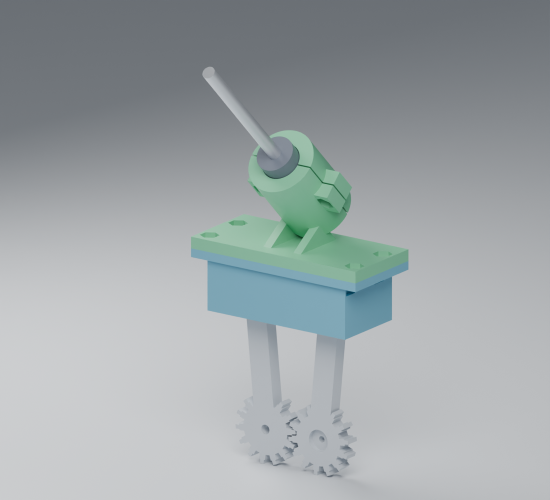
#> input picture toolhead_13mm/renders/assembly.png, 1100 x 1000 px (shown at 1/2 size)
$ python make_overview.py
#> lines starting #> are read from the running program, lines starting #| are printed output that depends on the picture
"""Compose the inspected CAD renders into a labeled review image."""
from pathlib import Path
from PIL import Image,ImageDraw,ImageFont
ROOT=Path(__file__).resolve().parent/'renders'
font=Path('C:/Windows/Fonts/segoeui.ttf');bold=Path('C:/Windows/Fonts/segoeuib.ttf')
canvas=Image.new('RGB',(1600,900),'#eef1f4');d=ImageDraw.Draw(canvas)
#> after `canvas = Image.new('RGB', (1600, 900), '#eef1f4')`:
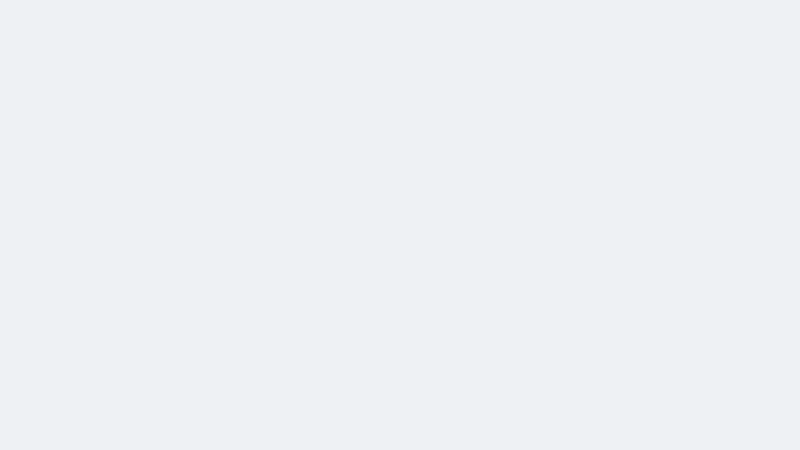
#> canvas: PIL image 1600x900 RGB (shown at 1/2 size); mean R, G, B 238, 241, 244
def text(x,y,s,size=24,strong=False):d.text((x,y),s,font=ImageFont.truetype(str(bold if strong else font),size),fill='#172735')
text(35,20,'13 mm angled toolhead',34,True)
text(35,68,'45° collar  •  40 mm usable cool handle  •  M3 fasteners',24)
for x,name in ((0,'assembly.png'),(800,'latch_open.png')):
    im=Image.open(ROOT/name).convert('RGB').resize((800,727),Image.Resampling.LANCZOS);canvas.paste(im,(x,115))
#> after `im = Image.open(ROOT / name).convert('RGB').resize((800, 727), Image.R`:
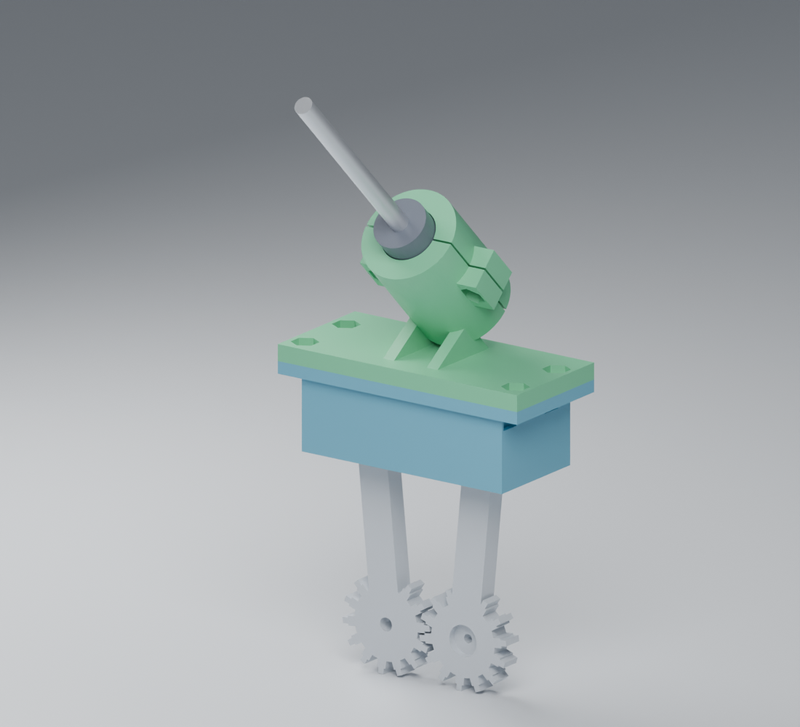
#> im: PIL image 800x727 RGB; mean R, G, B 158, 164.8, 167
#> after `canvas.paste(im, (x, 115))`:
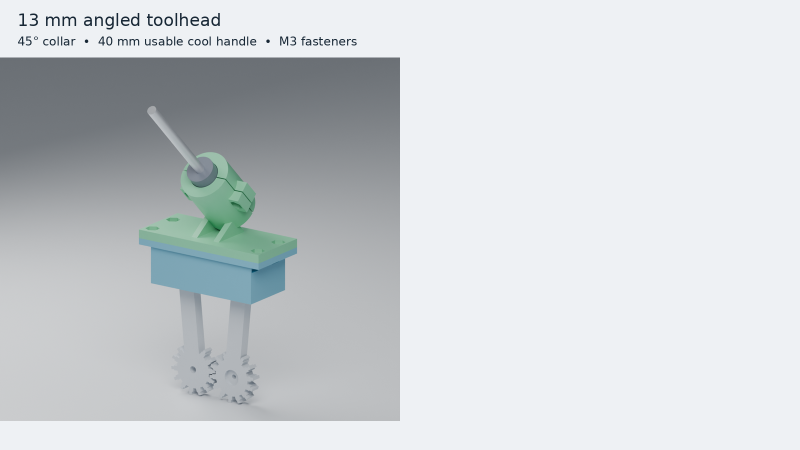
#> canvas: PIL image 1600x900 RGB (shown at 1/2 size); mean R, G, B 204.8, 209.4, 212.1
#> pass 2 of the loop `for x,name in ((0,'assembly.png'),(800,'latch_open.png')):`:
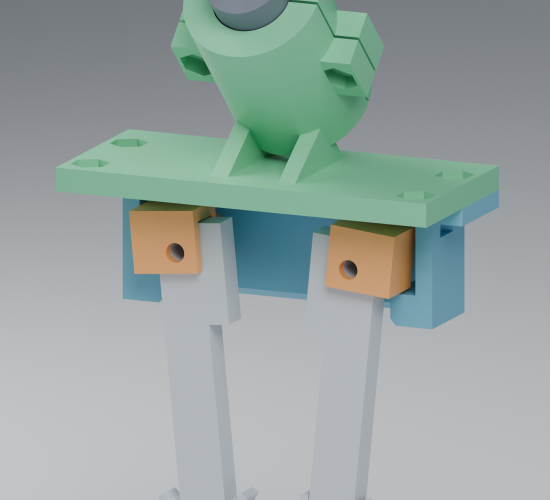
#> input picture toolhead_13mm/renders/latch_open.png, 1100 x 1000 px (shown at 1/2 size)
#> `im = Image.open(ROOT / name).convert('RGB').resize((800, 727), Image.R`:
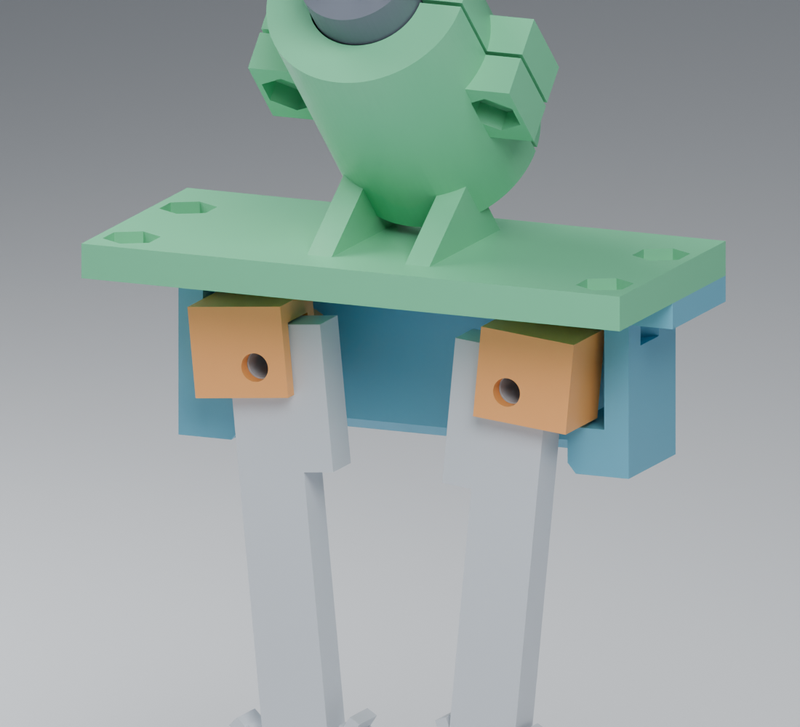
#> im: PIL image 800x727 RGB; mean R, G, B 151.8, 163.9, 160.6
#> `canvas.paste(im, (x, 115))`:
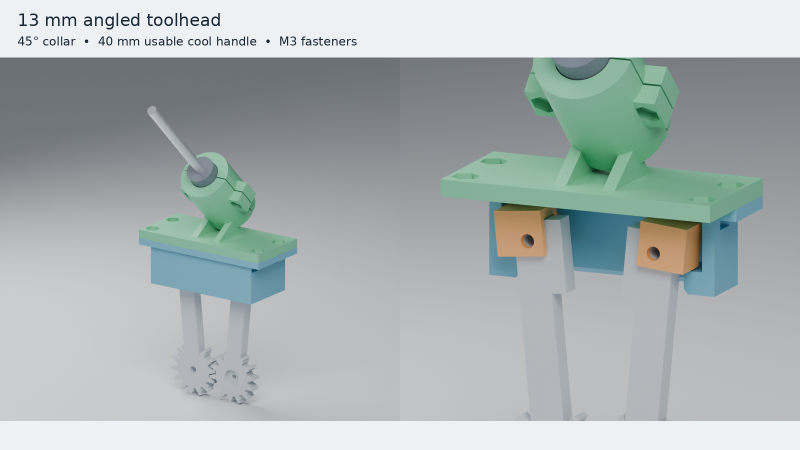
#> canvas: PIL image 1600x900 RGB (shown at 1/2 size); mean R, G, B 170, 178.3, 178.4
d.rectangle((0,800,1600,900),fill='#eef1f4')
text(30,810,'Assembly — 30 mm split collar',24,True)
text(820,810,'Cutaway — jaws opened 5.5° behind lip',24,True)
text(30,852,'Cold-fit CAD prototype. Load capacity, print fit and heated operation remain unverified.',22)
canvas.save(ROOT/'overview.png')
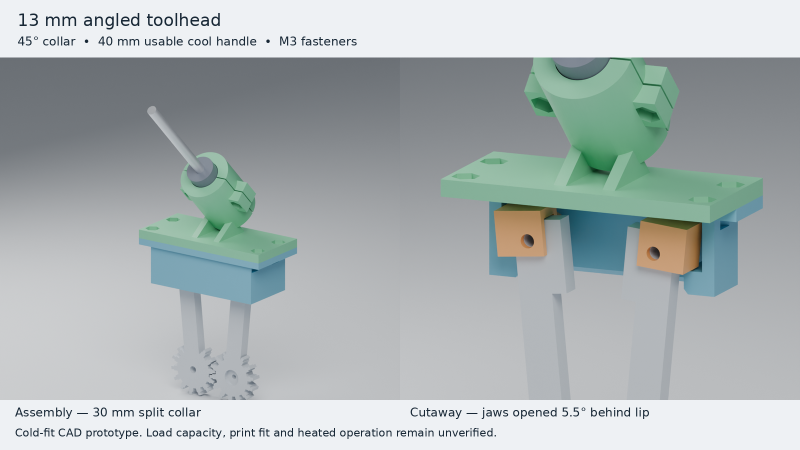
#> saved as overview.png: PIL image 1600x900 RGB (shown at 1/2 size); mean R, G, B 171.1, 179.5, 179.7
